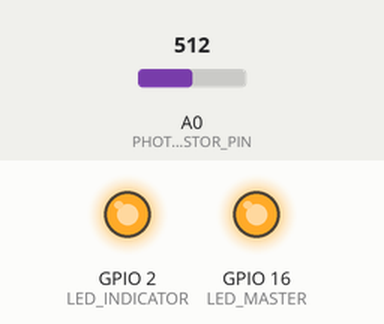
Recording of a program running on a simulated ESP8266 (NodeMCU). Shown: output pins drawn as LEDs (lit = HIGH). Dashed ring = blinking. The test bench sets the inputs (shaded band); at power-on: A0 (PHOTORESISTOR_PIN) = 512. WiFi joins after 1.5 s; servers stay silent unless stated; what the program prints to the serial monitor is not drawn.

Above: at 0.1 s.
At 2.7 s:
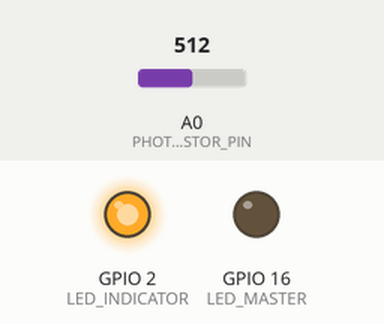
2.8 s: A0 (PHOTORESISTOR_PIN) set to 900
5.8 s: A0 (PHOTORESISTOR_PIN) set to 716
At 6.3 s:
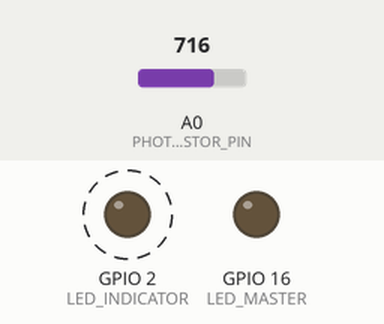
Timing chart, 0 to 13.3 s (numbered marks = the images above; inputs shaded):
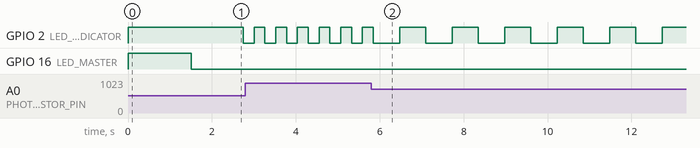

The program:

main.cpp
```cpp
#include <ESP8266WiFi.h>
#include <WiFiUdp.h>

// ===== Pins (NodeMCU / ESP8266) =====
static const uint8_t PHOTORESISTOR_PIN = A0;
static const uint8_t LED_INDICATOR     = 2;   // GPIO2  (on-board LED, active LOW)  blink by reading
static const uint8_t LED_MASTER        = 16;  // GPIO16 (on-board LED, active LOW) steady ON if Master

// ===== WiFi / UDP =====
const char* ssid     = "TMOBILE";
const char* password = "Uyen2812";

static const uint16_t UDP_PORT = 4210;
static const IPAddress BROADCAST_IP(255, 255, 255, 255);
WiFiUDP udp;

// ===== Timing =====
static const uint32_t SILENT_MS = 200;
static const uint32_t STATUS_PRINT_MS = 1000;

// ===== Packet delimiters =====
static const char* ESP_START = "~~~";
static const char* ESP_END   = "---";
static const char* RPI_START = "+++";
static const char* RPI_END   = "***";

// ===== Device state =====
static const int MAX_SWARM = 10;

int swarmID = -1;
int analogValue = 0;
int readings[MAX_SWARM];

uint32_t lastReceivedTime = 0;

// ===== LED flashing mapping (same mapping you used) =====
static const int X1 = 24;
static const int Y1 = 2010;
static const int X2 = 1024;
static const int Y2 = 10;

int slope = 0;
int intercept = 0;

// ===== LED states/timers =====
bool ledIndicatorState = LOW;
uint32_t ledIndicatorPrevMs = 0;

// ===== Logging state =====
bool isMaster = true;
bool prevIsMaster = true;

uint32_t lastStatusPrint = 0;

static inline uint32_t nowMs() {
  return millis();
}

static void computeSlopeIntercept(int x1, int y1, int x2, int y2, int* a, int* b) {
  *a = (y2 - y1) / (x2 - x1);
  *b = y1 - (*a) * x1;
}

static int clampInterval(int intervalMs) {
  if (intervalMs < 5) return 5;
  if (intervalMs > 5000) return 5000;
  return intervalMs;
}

static void flashIndicatorByReading(int analogVal) {
  int interval = slope * analogVal + intercept;
  interval = clampInterval(interval);

  uint32_t t = nowMs();
  if (t - ledIndicatorPrevMs >= (uint32_t)interval) {
    ledIndicatorPrevMs = t;
    ledIndicatorState = !ledIndicatorState;
    digitalWrite(LED_INDICATOR, ledIndicatorState);
  }
}

static void printRoleChangeIfNeeded(bool currentIsMaster, int value) {
  if (currentIsMaster == prevIsMaster) return;
  prevIsMaster = currentIsMaster;

  Serial.printf("[%lu] ROLE %s  id=%d  value=%d\n",
                (unsigned long)nowMs(),
                currentIsMaster ? "MASTER" : "SLAVE",
                swarmID,
                value);
}

static void printResetEvent() {
  Serial.printf("[%lu] EVENT reset_requested_by_rpi  id=%d\n",
                (unsigned long)nowMs(),
                swarmID);
}

static void printStatusIfDue(bool currentIsMaster, int value) {
  uint32_t t = nowMs();
  if (t - lastStatusPrint < STATUS_PRINT_MS) return;
  lastStatusPrint = t;

  Serial.printf("[%lu] STATUS id=%d role=%s value=%d\n",
                (unsigned long)t,
                swarmID,
                currentIsMaster ? "MASTER" : "SLAVE",
                value);
}

static bool startsWithEndsWith(const String& s, const char* start, const char* end) {
  return s.startsWith(start) && s.endsWith(end);
}

void setup() {
  Serial.begin(115200);
  delay(10);

  pinMode(LED_INDICATOR, OUTPUT);
  pinMode(LED_MASTER, OUTPUT);

  // active LOW LEDs: HIGH = off
  digitalWrite(LED_INDICATOR, HIGH);
  digitalWrite(LED_MASTER, HIGH);

  for (int i = 0; i < MAX_SWARM; i++) readings[i] = -1;

  computeSlopeIntercept(X1, Y1, X2, Y2, &slope, &intercept);

  WiFi.begin(ssid, password);
  Serial.print("WiFi connecting");
  while (WiFi.status() != WL_CONNECTED) {
    delay(500);
    Serial.print(".");
  }
  Serial.println();

  IPAddress ip = WiFi.localIP();
  swarmID = ip[3] % 10;

  Serial.printf("WiFi OK  ip=%d.%d.%d.%d  id=%d  port=%u\n",
                ip[0], ip[1], ip[2], ip[3],
                swarmID,
                UDP_PORT);

  udp.begin(UDP_PORT);

  lastReceivedTime = nowMs();
  lastStatusPrint = nowMs();

  isMaster = true;
  prevIsMaster = true;
}

void loop() {
  // Indicator LED always blinks based on last known analogValue
  flashIndicatorByReading(analogValue);

  // Master LED steady ON if Master, otherwise OFF
  digitalWrite(LED_MASTER, isMaster ? LOW : HIGH);

  // ===== Receive packets =====
  int packetSize = udp.parsePacket();
  if (packetSize > 0) {
    char incoming[255];
    int len = udp.read(incoming, 254);
    if (len > 0) incoming[len] = '\0';

    String pkt(incoming);

    // ESP -> ESP: ~~~<id>,<reading>---
    if (startsWithEndsWith(pkt, ESP_START, ESP_END)) {
      String data = pkt.substring(strlen(ESP_START), pkt.length() - strlen(ESP_END));
      int rid = -1, rval = -1;
      if (sscanf(data.c_str(), "%d,%d", &rid, &rval) == 2) {
        if (rid >= 0 && rid < MAX_SWARM) {
          readings[rid] = rval;
          lastReceivedTime = nowMs();
        }
      }
    }

    // RPi reset: +++RESET_REQUESTED***
    if (startsWithEndsWith(pkt, RPI_START, RPI_END)) {
      String data = pkt.substring(strlen(RPI_START), pkt.length() - strlen(RPI_END));
      if (data == "RESET_REQUESTED") {
        // Turn both LEDs OFF immediately (active LOW)
        digitalWrite(LED_INDICATOR, HIGH);
        digitalWrite(LED_MASTER, HIGH);

        // Reset state
        isMaster = true;
        prevIsMaster = true;
        for (int i = 0; i < MAX_SWARM; i++) readings[i] = -1;

        printResetEvent();
        delay(3000);

        lastReceivedTime = nowMs();
      }
    }
  }

  // ===== If silent for 200ms, read sensor and broadcast =====
  if (nowMs() - lastReceivedTime > SILENT_MS) {
    analogValue = analogRead(PHOTORESISTOR_PIN);

    // ESP -> ESP broadcast
    char espMsg[64];
    snprintf(espMsg, sizeof(espMsg), "%s%d,%d%s", ESP_START, swarmID, analogValue, ESP_END);
    udp.beginPacket(BROADCAST_IP, UDP_PORT);
    udp.write((const uint8_t*)espMsg, strlen(espMsg));
    udp.endPacket();

    lastReceivedTime = nowMs();

    // Decide Master (highest reading)
    isMaster = true;
    for (int i = 0; i < MAX_SWARM; i++) {
      if (i == swarmID) continue;
      if (readings[i] >= 0 && readings[i] > analogValue) {
        isMaster = false;
        break;
      }
    }

    // Master -> RPi broadcast
    if (isMaster) {
      char rpiMsg[80];
      snprintf(rpiMsg, sizeof(rpiMsg), "%sMaster,%d,%d%s", RPI_START, swarmID, analogValue, RPI_END);
      udp.beginPacket(BROADCAST_IP, UDP_PORT);
      udp.write((const uint8_t*)rpiMsg, strlen(rpiMsg));
      udp.endPacket();
    }

    // ===== Logs (minimal) =====
    printRoleChangeIfNeeded(isMaster, analogValue);
    printStatusIfDue(isMaster, analogValue);
  }
}
```

Measured:
- after the input at 5.8 s, GPIO 2 (LED_INDICATOR): alternates HIGH for 0.63 s and LOW for 0.63 s, starting after 0.67 s
- by itself, GPIO 2 (LED_INDICATOR): alternates HIGH for 0.26 s and LOW for 0.26 s
